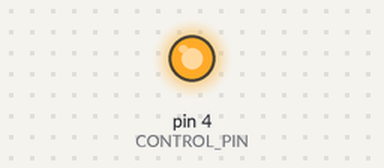
Recording of a sketch running on a simulated Arduino Uno, built with avr-gcc and run on an emulated ATmega328P. On the bench: output pins drawn as LEDs (lit = HIGH).

Above: at 1.0 s.
At 3.0 s:
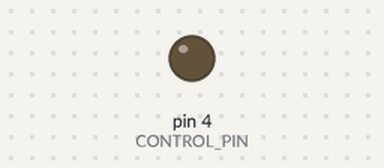
Timing chart, 0 to 5.2 s (numbered marks = the images above):
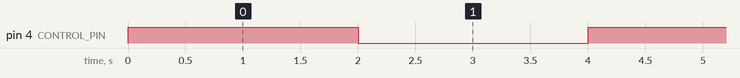

The sketch:

ActiveSwitchControl.ino
```cpp
/*
  TEST: Controlling a load through an Active Switch (Transistor)

  PURPOSE:
  Verify that the microcontroller can control an active switch, BJT and a MOSFET to drive a load such as an LED.

  METHOD:
  - Toggle the GPIO output at a fixed interval
  - Observe the load behavior of the LEDs in the LED array

  EXPECTED RESULT:
  - Load turns ON when GPIO is HIGH
  - Load turns OFF when GPIO is LOW
  - No erratic switching or instability

  NOTES:
  - For the BJT: GPIO drives base through resistor
  - For the MOSFET: GPIO drives gate through resistor
*/

#define CONTROL_PIN 4

void setup(){
  pinMode(CONTROL_PIN, OUTPUT);
  digitalWrite(CONTROL_PIN, LOW); // Ensure known startup state
}

void loop(){
  digitalWrite(CONTROL_PIN, HIGH); // Turn load ON
  delay(2000);

  digitalWrite(CONTROL_PIN, LOW);  // Turn load OFF
  delay(2000);
}
```

Measured:
- by itself, pin 4 (CONTROL_PIN): alternates HIGH for 2.0 s and LOW for 2.0 s
